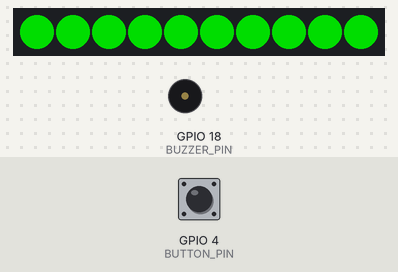
The sketch below on a simulated ESP32. On the bench: 10 RGB LEDs in strip order, left to right, buzzer (waves = sounding, pin HIGH). The test bench sets the inputs (shaded band); at power-on: GPIO 4 (BUTTON_PIN) HIGH. Dim RGB values are drawn brighter than linear; WiFi joins after 1.5 s; servers stay silent unless stated; uploads are accepted with an empty reply; what the sketch prints to the serial monitor is not drawn.

Above: at 3.4 s.
5.4 s: GPIO 4 (BUTTON_PIN) pulled LOW for 0.15 s
At 7.6 s:
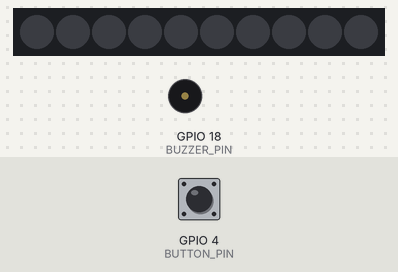
8.6 s: GPIO 4 (BUTTON_PIN) pulled LOW for 1 s
At 9.03 s:
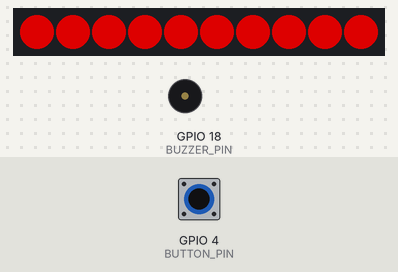
Timing chart, 0 to 12.1 s (numbered marks = the images above; inputs shaded):
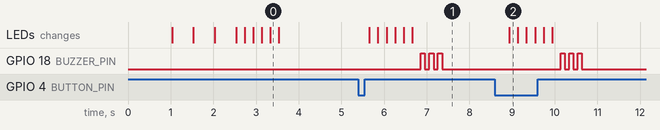

Measured:
- after the input at 5.4 s, GPIO 18 (BUZZER_PIN): alternates HIGH for 0.10 s and LOW for 0.10 s, 6 changes in all, then stays LOW, starting after 1.5 s; the LEDs: first change after 0.26 s (image 1 shows a later state)
- after the input at 8.6 s, GPIO 18 (BUZZER_PIN): alternates HIGH for 0.10 s and LOW for 0.10 s, 6 changes in all, then stays LOW, starting after 1.5 s; the LEDs: change after 0.34 s (image 2)

The sketch:

ESP32_cPanel_Polling.ino
```cpp
/*
 * ============================================
 * ESP32 + WS2812B - cPanel Server Polling
 * Factory Table Light Indicator System
 * ============================================
 *
 * This version POLLS the server for commands
 * instead of waiting for incoming connections.
 *
 * Works with cPanel hosted Laravel!
 */

#include <WiFi.h>
#include <HTTPClient.h>
#include <ArduinoJson.h>
#include <Adafruit_NeoPixel.h>

// ============================================
// ⚠️ CONFIGURATION - CHANGE THESE VALUES ⚠️
// ============================================

// WiFi Settings
const char* ssid = "YOUR SSID";
const char* password = "YOUR WIFI PASSWORD";

// Server Settings - YOUR CPANEL DOMAIN
const char* serverHost = "http://kds.differentcoder.website";  // ← Change to your domain
const char* tableNumber = "T005";                    // ← Change to your table number
const char* deviceId = "ESP32_005";                  // ← Unique device ID

// Polling interval (milliseconds)
const int POLL_INTERVAL = 1000;  // Poll every 2 seconds

// LED Strip Settings
#define LED_PIN     5
#define NUM_LEDS    10
#define BRIGHTNESS  150

// Button & Buzzer (optional)
#define BUTTON_PIN  4
#define BUZZER_PIN  18

// ============================================
// GLOBAL VARIABLES
// ============================================

Adafruit_NeoPixel strip(NUM_LEDS, LED_PIN, NEO_GRB + NEO_KHZ800);

String currentColor = "off";
unsigned long lastPollTime = 0;
unsigned long lastStatusTime = 0;

// Button debounce
bool buttonPressed = false;
bool lastButtonState = HIGH;
unsigned long lastDebounceTime = 0;

// ============================================
// LED CONTROL
// ============================================

void setAllLEDs(int r, int g, int b) {
    for (int i = 0; i < NUM_LEDS; i++) {
        strip.setPixelColor(i, strip.Color(r, g, b));
    }
    strip.show();
}

void setColor(String color) {
    currentColor = color;

    if (color == "red") {
        setAllLEDs(255, 0, 0);
    } else if (color == "green") {
        setAllLEDs(0, 255, 0);
    } else if (color == "blue") {
        setAllLEDs(0, 0, 255);
    } else if (color == "yellow") {
        setAllLEDs(255, 255, 0);
    } else if (color == "white") {
        setAllLEDs(255, 255, 255);
    } else {
        setAllLEDs(0, 0, 0);
    }

    Serial.println("LED set to: " + color);
}

void flashAlert() {
    for (int i = 0; i < 3; i++) {
        setAllLEDs(255, 0, 0);
        delay(200);
        setAllLEDs(0, 0, 0);
        delay(200);
    }
}

void beepBuzzer() {
    for (int i = 0; i < 3; i++) {
        digitalWrite(BUZZER_PIN, HIGH);
        delay(100);
        digitalWrite(BUZZER_PIN, LOW);
        delay(100);
    }
}

// ============================================
// SERVER COMMUNICATION
// ============================================

// Poll server for commands
void pollServer() {
    if (WiFi.status() != WL_CONNECTED) {
        Serial.println("WiFi not connected, skipping poll");
        return;
    }

    HTTPClient http;

    // Build poll URL
    String url = String(serverHost) + "/api/esp32/poll?table=" + tableNumber + "&device_id=" + deviceId;

    Serial.println("Polling: " + url);

    http.begin(url);
    http.setTimeout(5000);

    int httpCode = http.GET();

    if (httpCode == 200) {
        String response = http.getString();
        Serial.println("Response: " + response);

        // Parse JSON response
        StaticJsonDocument<512> doc;
        DeserializationError error = deserializeJson(doc, response);

        if (!error) {
            bool success = doc["success"] | false;

            if (success) {
                // Check for command
                if (!doc["command"].isNull()) {
                    String cmdColor = doc["command"]["color"] | "off";
                    bool cmdBlink = doc["command"]["blink"] | false;

                    Serial.println("📥 Command received: " + cmdColor);

                    // Execute command
                    setColor(cmdColor);

                    // Beep on command
                    digitalWrite(BUZZER_PIN, HIGH);
                    delay(50);
                    digitalWrite(BUZZER_PIN, LOW);
                }

                // Sync with server's current color if no command
                String serverColor = doc["current_color"] | "off";
                if (doc["command"].isNull() && serverColor != currentColor) {
                    Serial.println("Syncing color to: " + serverColor);
                    setColor(serverColor);
                }
            }
        } else {
            Serial.println("JSON parse error: " + String(error.c_str()));
        }
    } else {
        Serial.println("Poll failed, HTTP code: " + String(httpCode));
    }

    http.end();
}

// Send status to server
void sendStatus() {
    if (WiFi.status() != WL_CONNECTED) return;

    HTTPClient http;

    String url = String(serverHost) + "/api/esp32/status";

    http.begin(url);
    http.addHeader("Content-Type", "application/json");
    http.setTimeout(5000);

    StaticJsonDocument<256> doc;
    doc["table_number"] = tableNumber;
    doc["device_id"] = deviceId;
    doc["current_color"] = currentColor;
    doc["ip_address"] = WiFi.localIP().toString();
    doc["rssi"] = WiFi.RSSI();

    String jsonData;
    serializeJson(doc, jsonData);

    int httpCode = http.POST(jsonData);

    if (httpCode == 200) {
        Serial.println("Status sent OK");
    } else {
        Serial.println("Status send failed: " + String(httpCode));
    }

    http.end();
}

// Send alert to server (button press)
void sendAlert(String alertType) {
    if (WiFi.status() != WL_CONNECTED) {
        Serial.println("WiFi not connected, cannot send alert");
        return;
    }

    HTTPClient http;

    String url = String(serverHost) + "/api/esp32/alert";

    http.begin(url);
    http.addHeader("Content-Type", "application/json");
    http.setTimeout(5000);

    StaticJsonDocument<256> doc;
    doc["table_number"] = tableNumber;
    doc["device_id"] = deviceId;
    doc["alert_type"] = alertType;

    String jsonData;
    serializeJson(doc, jsonData);

    Serial.println("Sending alert: " + jsonData);

    int httpCode = http.POST(jsonData);

    if (httpCode == 200) {
        Serial.println("✅ Alert sent successfully");
        flashAlert();
        beepBuzzer();
    } else {
        Serial.println("❌ Alert failed: " + String(httpCode));
    }

    http.end();
}

// ============================================
// BUTTON HANDLER
// ============================================

void checkButton() {
    int reading = digitalRead(BUTTON_PIN);

    if (reading != lastButtonState) {
        lastDebounceTime = millis();
    }

    if ((millis() - lastDebounceTime) > 50) {
        if (reading == LOW && !buttonPressed) {
            buttonPressed = true;
            Serial.println("🔘 Button pressed!");
            sendAlert("button_press");
        }
        if (reading == HIGH) {
            buttonPressed = false;
        }
    }
    lastButtonState = reading;
}

// ============================================
// WIFI CONNECTION
// ============================================

void connectWiFi() {
    Serial.println("Connecting to WiFi...");
    Serial.println("SSID: " + String(ssid));

    WiFi.mode(WIFI_STA);
    WiFi.begin(ssid, password);

    int attempt = 0;
    while (WiFi.status() != WL_CONNECTED && attempt < 40) {
        delay(500);
        Serial.print(".");

        // Blink blue while connecting
        if (attempt % 2 == 0) {
            setAllLEDs(0, 0, 255);
        } else {
            setAllLEDs(0, 0, 0);
        }
        attempt++;
    }

    Serial.println();

    if (WiFi.status() == WL_CONNECTED) {
        Serial.println("✅ WiFi Connected!");
        Serial.println("IP: " + WiFi.localIP().toString());

        // Flash green on success
        for (int i = 0; i < 3; i++) {
            setAllLEDs(0, 255, 0);
            delay(200);
            setAllLEDs(0, 0, 0);
            delay(200);
        }
    } else {
        Serial.println("❌ WiFi Failed!");

        // Flash red on failure
        for (int i = 0; i < 5; i++) {
            setAllLEDs(255, 0, 0);
            delay(200);
            setAllLEDs(0, 0, 0);
            delay(200);
        }
    }
}

// ============================================
// SETUP
// ============================================

void setup() {
    Serial.begin(115200);
    delay(1000);

    Serial.println();
    Serial.println("╔════════════════════════════════════════╗");
    Serial.println("║   Factory Light - Server Polling       ║");
    Serial.println("╚════════════════════════════════════════╝");
    Serial.println();
    Serial.println("Table: " + String(tableNumber));
    Serial.println("Server: " + String(serverHost));
    Serial.println("Poll Interval: " + String(POLL_INTERVAL) + "ms");
    Serial.println();

    // Initialize LED strip
    strip.begin();
    strip.setBrightness(BRIGHTNESS);
    strip.show();

    // Initialize button & buzzer
    pinMode(BUTTON_PIN, INPUT_PULLUP);
    pinMode(BUZZER_PIN, OUTPUT);
    digitalWrite(BUZZER_PIN, LOW);

    // Connect WiFi
    connectWiFi();

    // Initial status report
    if (WiFi.status() == WL_CONNECTED) {
        sendStatus();
        pollServer();  // Get initial state
    }

    Serial.println();
    Serial.println("🚀 Ready! Polling server every " + String(POLL_INTERVAL/1000) + " seconds");
}

// ============================================
// LOOP
// ============================================

void loop() {
    unsigned long now = millis();

    // Poll server for commands
    if (now - lastPollTime >= POLL_INTERVAL) {
        lastPollTime = now;
        pollServer();
    }

    // Send status every 30 seconds
    if (now - lastStatusTime >= 30000) {
        lastStatusTime = now;
        sendStatus();
    }

    // Check button
    checkButton();

    // Check WiFi and reconnect if needed
    if (WiFi.status() != WL_CONNECTED) {
        Serial.println("WiFi disconnected, reconnecting...");
        connectWiFi();
    }

    delay(10);
}
```
